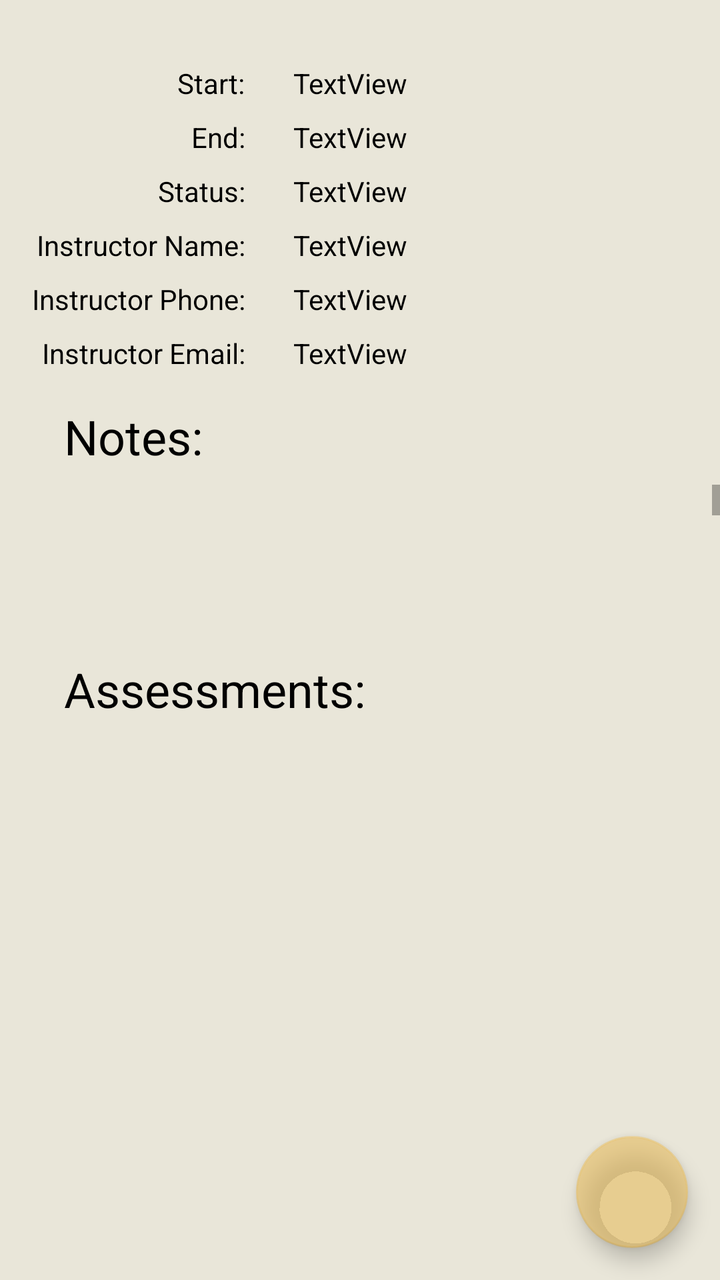
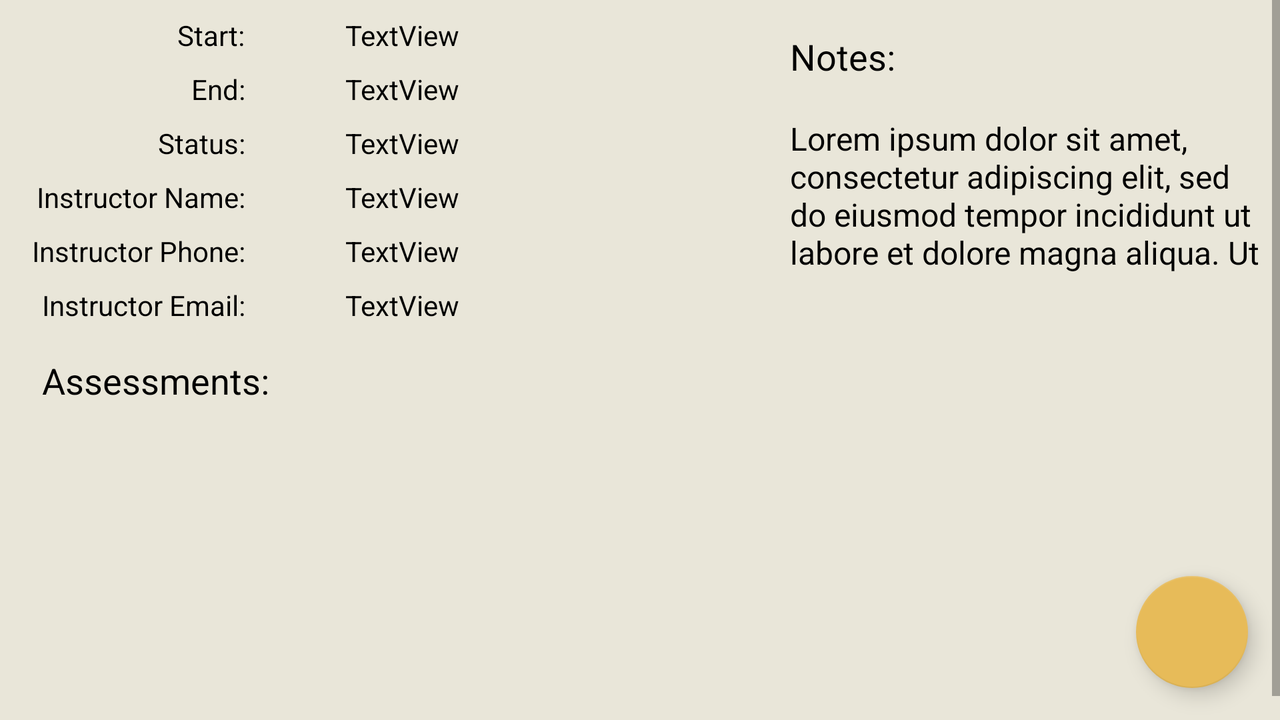

Two renders of one Android screen. The first uses the default layout on a phone; the second uses the alternative layout the repository ships for a different screen configuration, on a matching device. The two XML files are below.
<!-- AndroidManifest.xml: application theme Theme.C196_StudentCourseTracker_RonMercier -->
<!-- res/layout/activity_course_detail.xml -->
<?xml version="1.0" encoding="utf-8"?>
<androidx.coordinatorlayout.widget.CoordinatorLayout xmlns:android="http://schemas.android.com/apk/res/android"
    xmlns:app="http://schemas.android.com/apk/res-auto"

    android:id="@+id/courseDetailActivityLayout"
    android:layout_width="match_parent"
    android:layout_height="match_parent">

    <com.google.android.material.appbar.AppBarLayout
        android:id="@+id/appbar"
        android:layout_width="match_parent"
        android:layout_height="wrap_content" />


    <androidx.constraintlayout.widget.ConstraintLayout
        android:id="@+id/termDetailFrameLayout"
        android:layout_width="match_parent"
        android:layout_height="match_parent"
        android:background="#E9E6D9">

        <TextView
            android:id="@+id/assessmentTypeLabel"
            android:layout_width="wrap_content"
            android:layout_height="wrap_content"
            android:layout_marginTop="32dp"
            android:text="@string/start"
            android:textColor="#000"
            app:layout_constraintEnd_toEndOf="@+id/courseInstructorPhoneLabel"
            app:layout_constraintTop_toTopOf="parent" />

        <TextView
            android:id="@+id/assessmentEditDateLabel"
            android:layout_width="wrap_content"
            android:layout_height="wrap_content"
            android:layout_marginTop="8dp"
            android:text="@string/end"
            android:textColor="#000"
            app:layout_constraintEnd_toEndOf="@+id/assessmentTypeLabel"
            app:layout_constraintTop_toBottomOf="@+id/assessmentTypeLabel" />

        <TextView
            android:id="@+id/assessmentTypeTextView"
            android:layout_width="wrap_content"
            android:layout_height="wrap_content"
            android:layout_marginStart="24dp"
            android:text="@string/textview"
            android:textColor="#000"
            app:layout_constraintBottom_toBottomOf="@+id/assessmentTypeLabel"
            app:layout_constraintStart_toEndOf="@+id/assessmentTypeLabel"
            app:layout_constraintTop_toTopOf="@+id/assessmentTypeLabel" />

        <TextView
            android:id="@+id/assessmentDateText"
            android:layout_width="wrap_content"
            android:layout_height="wrap_content"
            android:layout_marginStart="24dp"
            android:text="@string/textview"
            android:textColor="#000"
            app:layout_constraintBottom_toBottomOf="@+id/assessmentEditDateLabel"
            app:layout_constraintStart_toEndOf="@+id/assessmentEditDateLabel"
            app:layout_constraintTop_toTopOf="@+id/assessmentEditDateLabel" />

        <TextView
            android:id="@+id/courseStatusLabel"
            android:layout_width="wrap_content"
            android:layout_height="wrap_content"
            android:layout_marginTop="8dp"
            android:text="@string/status"
            android:textColor="#000"
            app:layout_constraintEnd_toEndOf="@+id/assessmentEditDateLabel"
            app:layout_constraintTop_toBottomOf="@+id/assessmentEditDateLabel" />

        <TextView
            android:id="@+id/courseStatusTextView"
            android:layout_width="wrap_content"
            android:layout_height="wrap_content"
            android:layout_marginStart="24dp"
            android:text="@string/textview"
            android:textColor="#000"
            app:layout_constraintBottom_toBottomOf="@+id/courseStatusLabel"
            app:layout_constraintStart_toEndOf="@+id/courseStatusLabel"
            app:layout_constraintTop_toTopOf="@+id/courseStatusLabel" />

        <TextView
            android:id="@+id/CourseNotesLabel"
            android:layout_width="wrap_content"
            android:layout_height="wrap_content"
            android:layout_marginStart="32dp"
            android:layout_marginTop="16dp"
            android:text="@string/notes"
            android:textColor="#000"
            android:textSize="24sp"
            app:layout_constraintStart_toStartOf="parent"
            app:layout_constraintTop_toBottomOf="@+id/courseInstructorEmailLabel" />

        <ScrollView
            android:id="@+id/scrollView2"
            android:layout_width="match_parent"
            android:layout_height="70dp"
            android:layout_marginTop="8dp"
            app:layout_constraintTop_toBottomOf="@+id/CourseNotesLabel">

            <LinearLayout
                android:layout_width="match_parent"
                android:layout_height="wrap_content"
                android:orientation="vertical">

                <TextView
                    android:id="@+id/courseNoteTextView"
                    android:layout_width="match_parent"
                    android:layout_height="320dp"
                    android:paddingLeft="10dp"
                    android:paddingTop="10dp"
                    android:paddingRight="10dp"
                    android:paddingBottom="10dp"
                    android:text=""
                    android:textColor="#000"
                    android:textSize="18sp" />
            </LinearLayout>
        </ScrollView>

        <TextView
            android:id="@+id/termCoursesLabel"
            android:layout_width="wrap_content"
            android:layout_height="wrap_content"
            android:layout_marginTop="16dp"
            android:text="@string/assessments"
            android:textColor="#000"
            android:textSize="24sp"
            app:layout_constraintStart_toStartOf="@+id/CourseNotesLabel"
            app:layout_constraintTop_toBottomOf="@+id/scrollView2" />

        <androidx.recyclerview.widget.RecyclerView
            android:id="@+id/courseAssessmentRecyclerView"
            android:layout_width="match_parent"
            android:layout_height="140dp"
            android:layout_marginTop="8dp"
            app:layout_constraintBottom_toBottomOf="parent"
            app:layout_constraintEnd_toEndOf="parent"
            app:layout_constraintHorizontal_bias="0.0"
            app:layout_constraintStart_toStartOf="parent"
            app:layout_constraintTop_toBottomOf="@+id/termCoursesLabel"
            app:layout_constraintVertical_bias="0.0" />

        <TextView
            android:id="@+id/courseInstructorNameLabel"
            android:layout_width="wrap_content"
            android:layout_height="wrap_content"
            android:layout_marginTop="8dp"
            android:text="Instructor Name:"
            android:textColor="#000"
            app:layout_constraintEnd_toEndOf="@+id/courseStatusLabel"
            app:layout_constraintTop_toBottomOf="@+id/courseStatusLabel" />

        <TextView
            android:id="@+id/courseInstructorPhoneLabel"
            android:layout_width="wrap_content"
            android:layout_height="wrap_content"
            android:layout_marginStart="16dp"
            android:layout_marginTop="8dp"
            android:text="Instructor Phone:"
            android:textColor="#000"
            app:layout_constraintStart_toStartOf="parent"
            app:layout_constraintTop_toBottomOf="@+id/courseInstructorNameLabel" />

        <TextView
            android:id="@+id/courseInstructorNameTextView"
            android:layout_width="wrap_content"
            android:layout_height="wrap_content"
            android:layout_marginStart="24dp"
            android:text="TextView"
            android:textColor="#000"
            app:layout_constraintBottom_toBottomOf="@+id/courseInstructorNameLabel"
            app:layout_constraintStart_toEndOf="@+id/courseInstructorNameLabel"
            app:layout_constraintTop_toTopOf="@+id/courseInstructorNameLabel" />

        <TextView
            android:id="@+id/courseInstructorPhoneTextView"
            android:layout_width="wrap_content"
            android:layout_height="wrap_content"
            android:layout_marginStart="24dp"
            android:text="TextView"
            android:textColor="#000"
            app:layout_constraintBottom_toBottomOf="@+id/courseInstructorPhoneLabel"
            app:layout_constraintStart_toEndOf="@+id/courseInstructorPhoneLabel"
            app:layout_constraintTop_toTopOf="@+id/courseInstructorPhoneLabel" />

        <TextView
            android:id="@+id/courseInstructorEmailLabel"
            android:layout_width="wrap_content"
            android:layout_height="wrap_content"
            android:layout_marginTop="8dp"
            android:text="Instructor Email:"
            android:textColor="#000"
            app:layout_constraintEnd_toEndOf="@+id/courseInstructorPhoneLabel"
            app:layout_constraintTop_toBottomOf="@+id/courseInstructorPhoneLabel" />

        <TextView
            android:id="@+id/courseInstructorEmailTextView"
            android:layout_width="wrap_content"
            android:layout_height="wrap_content"
            android:layout_marginStart="24dp"
            android:text="TextView"
            android:textColor="#000"
            app:layout_constraintBottom_toBottomOf="@+id/courseInstructorEmailLabel"
            app:layout_constraintStart_toEndOf="@+id/courseInstructorEmailLabel"
            app:layout_constraintTop_toTopOf="@+id/courseInstructorEmailLabel" />

        <ImageButton
            android:id="@+id/notifyStartBtn"
            android:layout_width="wrap_content"
            android:layout_height="wrap_content"
            android:layout_marginStart="8dp"
            android:background="@drawable/ic_baseline_notifications_active_24"
            android:backgroundTint="#40E7BB59"

            app:layout_constraintBottom_toBottomOf="@+id/assessmentTypeTextView"
            app:layout_constraintStart_toEndOf="@+id/assessmentTypeTextView"
            app:layout_constraintTop_toTopOf="@+id/assessmentTypeTextView"
            app:srcCompat="@drawable/ic_baseline_notifications_active_24" />

        <ImageButton
            android:id="@+id/notifyEndBtn"
            android:layout_width="wrap_content"
            android:layout_height="wrap_content"
            android:layout_marginStart="8dp"
            android:background="@drawable/ic_baseline_notifications_active_24"
            android:backgroundTint="@color/almostWhite"
            app:layout_constraintBottom_toBottomOf="@+id/assessmentDateText"
            app:layout_constraintStart_toEndOf="@+id/assessmentDateText"
            app:layout_constraintTop_toTopOf="@+id/assessmentDateText"
            app:srcCompat="@drawable/ic_baseline_notifications_active_24" />

    </androidx.constraintlayout.widget.ConstraintLayout>

    <com.google.android.material.floatingactionbutton.FloatingActionButton
        android:id="@+id/editAssessmentFAB"
        android:layout_width="wrap_content"
        android:layout_height="wrap_content"
        android:layout_gravity="bottom|end"
        android:layout_margin="16dp"
        android:src="@drawable/ic_baseline_edit_36"
        app:backgroundTint="#90E7BB59" />
</androidx.coordinatorlayout.widget.CoordinatorLayout>
<!-- resources referenced by this layout -->
<resources>
  <color name="almostWhite">#DDDDDD</color>
  <string name="assessments">Assessments:</string>
  <string name="end">End:</string>
  <string name="notes">Notes:</string>
  <string name="start">Start:</string>
  <string name="status">Status:</string>
  <string name="textview">TextView</string>
  <style name="Theme.C196_StudentCourseTracker_RonMercier" parent="Theme.MaterialComponents.DayNight.DarkActionBar">
          
          <item name="colorPrimary">@color/primaryDarkColor</item>
          <item name="colorPrimaryVariant">@color/primaryLightColor</item>
          <item name="colorOnPrimary">@color/darkBG</item>
          
          <item name="colorSecondary">@color/secondaryDarkColor</item>
          <item name="colorSecondaryVariant">@color/secondaryLightColor</item>
          <item name="colorOnSecondary">@color/darkBG</item>
          
          <item name="android:statusBarColor" tools:targetApi="l">?attr/colorPrimaryVariant</item>
          
      </style>
  <color name="primaryDarkColor">#4486A1</color>
  <color name="primaryLightColor">#e5ffff</color>
  <color name="darkBG">#1B1B1B</color>
  <color name="secondaryDarkColor">#94af76</color>
  <color name="secondaryLightColor">#f8ffd7</color>
</resources>
<!-- res/layout-land/activity_course_detail.xml (the repository's variant of the layout above) -->
<!-- drawn on the phone turned sideways -->
<?xml version="1.0" encoding="utf-8"?>
<androidx.coordinatorlayout.widget.CoordinatorLayout xmlns:android="http://schemas.android.com/apk/res/android"
    xmlns:app="http://schemas.android.com/apk/res-auto"
    xmlns:tools="http://schemas.android.com/tools"

    android:id="@+id/courseDetailActivityLayout"
    android:layout_width="match_parent"
    android:layout_height="match_parent">

    <com.google.android.material.appbar.AppBarLayout
        android:id="@+id/appbar"
        android:layout_width="match_parent"
        android:layout_height="wrap_content">

    </com.google.android.material.appbar.AppBarLayout>


    <ScrollView
        android:id="@+id/scrollViewBase"
        android:layout_width="match_parent"
        android:layout_height="match_parent"
        tools:ignore="SpeakableTextPresentCheck">

        <LinearLayout
            android:layout_width="match_parent"
            android:layout_height="wrap_content"
            android:orientation="vertical" >

            <androidx.constraintlayout.widget.ConstraintLayout
                android:id="@+id/termDetailFrameLayout"
                android:layout_width="match_parent"
                android:layout_height="match_parent"
                android:background="#E9E6D9">

                <ScrollView
                    android:id="@+id/scrollView2"
                    android:layout_width="265dp"
                    android:layout_height="198dp"
                    android:layout_marginTop="8dp"
                    app:layout_constraintEnd_toEndOf="parent"
                    app:layout_constraintTop_toBottomOf="@+id/CourseNotesLabel">

                    <LinearLayout
                        android:layout_width="match_parent"
                        android:layout_height="wrap_content"
                        android:orientation="vertical">

                        <TextView
                            android:id="@+id/courseNoteTextView"
                            android:layout_width="300dp"
                            android:layout_height="100dp"
                            android:paddingLeft="20dp"
                            android:paddingTop="10dp"
                            android:paddingRight="10dp"
                            android:paddingBottom="10dp"
                            android:text="@string/lorem"
                            android:textColor="#000"
                            android:textSize="16sp" />
                    </LinearLayout>
                </ScrollView>

                <TextView
                    android:id="@+id/assessmentTypeLabel"
                    android:layout_width="wrap_content"
                    android:layout_height="wrap_content"
                    android:layout_marginTop="8dp"
                    android:text="@string/start"
                    android:textColor="#000"
                    app:layout_constraintEnd_toEndOf="@+id/courseInstructorPhoneLabel"
                    app:layout_constraintTop_toTopOf="parent" />

                <TextView
                    android:id="@+id/assessmentEditDateLabel"
                    android:layout_width="wrap_content"
                    android:layout_height="wrap_content"
                    android:layout_marginTop="8dp"
                    android:text="@string/end"
                    android:textColor="#000"
                    app:layout_constraintEnd_toEndOf="@+id/assessmentTypeLabel"
                    app:layout_constraintTop_toBottomOf="@+id/assessmentTypeLabel" />

                <TextView
                    android:id="@+id/assessmentTypeTextView"
                    android:layout_width="wrap_content"
                    android:layout_height="wrap_content"
                    android:layout_marginStart="50dp"
                    android:text="@string/textview"
                    android:textColor="#000"
                    app:layout_constraintBottom_toBottomOf="@+id/assessmentTypeLabel"
                    app:layout_constraintStart_toEndOf="@+id/assessmentTypeLabel"
                    app:layout_constraintTop_toTopOf="@+id/assessmentTypeLabel" />

                <TextView
                    android:id="@+id/assessmentDateText"
                    android:layout_width="wrap_content"
                    android:layout_height="wrap_content"
                    android:layout_marginStart="50dp"
                    android:text="@string/textview"
                    android:textColor="#000"
                    app:layout_constraintBottom_toBottomOf="@+id/assessmentEditDateLabel"
                    app:layout_constraintStart_toEndOf="@+id/assessmentEditDateLabel"
                    app:layout_constraintTop_toTopOf="@+id/assessmentEditDateLabel" />

                <TextView
                    android:id="@+id/courseStatusLabel"
                    android:layout_width="wrap_content"
                    android:layout_height="wrap_content"
                    android:layout_marginTop="8dp"
                    android:text="@string/status"
                    android:textColor="#000"
                    app:layout_constraintEnd_toEndOf="@+id/assessmentEditDateLabel"
                    app:layout_constraintTop_toBottomOf="@+id/assessmentEditDateLabel" />

                <TextView
                    android:id="@+id/courseStatusTextView"
                    android:layout_width="wrap_content"
                    android:layout_height="wrap_content"
                    android:layout_marginStart="50dp"
                    android:text="@string/textview"
                    android:textColor="#000"
                    app:layout_constraintBottom_toBottomOf="@+id/courseStatusLabel"
                    app:layout_constraintStart_toEndOf="@+id/courseStatusLabel"
                    app:layout_constraintTop_toTopOf="@+id/courseStatusLabel" />

                <TextView
                    android:id="@+id/CourseNotesLabel"
                    android:layout_width="wrap_content"
                    android:layout_height="wrap_content"
                    android:layout_marginStart="20dp"
                    android:layout_marginTop="16dp"
                    android:layout_marginEnd="16dp"
                    android:text="@string/notes"
                    android:textColor="#000"
                    android:textSize="18sp"
                    app:layout_constraintEnd_toEndOf="parent"
                    app:layout_constraintHorizontal_bias="0.0"
                    app:layout_constraintStart_toStartOf="@+id/scrollView2"
                    app:layout_constraintTop_toTopOf="parent" />

                <TextView
                    android:id="@+id/termCoursesLabel"
                    android:layout_width="wrap_content"
                    android:layout_height="wrap_content"
                    android:layout_marginTop="16dp"
                    android:text="@string/assessments"
                    android:textColor="#000"
                    android:textSize="18sp"
                    app:layout_constraintStart_toStartOf="@+id/courseInstructorEmailLabel"
                    app:layout_constraintTop_toBottomOf="@+id/courseInstructorEmailLabel" />

                <androidx.recyclerview.widget.RecyclerView
                    android:id="@+id/courseAssessmentRecyclerView"
                    android:layout_width="657dp"
                    android:layout_height="162dp"
                    android:layout_marginStart="50dp"
                    android:layout_marginTop="8dp"
                    android:layout_marginEnd="8dp"
                    app:layout_constraintBottom_toBottomOf="parent"
                    app:layout_constraintEnd_toStartOf="@+id/scrollView2"
                    app:layout_constraintHorizontal_bias="0.065"
                    app:layout_constraintStart_toStartOf="parent"
                    app:layout_constraintTop_toBottomOf="@+id/termCoursesLabel"
                    app:layout_constraintVertical_bias="0.0" />

                <TextView
                    android:id="@+id/courseInstructorNameLabel"
                    android:layout_width="wrap_content"
                    android:layout_height="wrap_content"
                    android:layout_marginTop="8dp"
                    android:text="Instructor Name:"
                    android:textColor="#000"
                    app:layout_constraintEnd_toEndOf="@+id/courseStatusLabel"
                    app:layout_constraintTop_toBottomOf="@+id/courseStatusLabel" />

                <TextView
                    android:id="@+id/courseInstructorPhoneLabel"
                    android:layout_width="wrap_content"
                    android:layout_height="wrap_content"
                    android:layout_marginStart="16dp"
                    android:layout_marginTop="8dp"
                    android:text="Instructor Phone:"
                    android:textColor="#000"
                    app:layout_constraintStart_toStartOf="parent"
                    app:layout_constraintTop_toBottomOf="@+id/courseInstructorNameLabel" />

                <TextView
                    android:id="@+id/courseInstructorNameTextView"
                    android:layout_width="wrap_content"
                    android:layout_height="wrap_content"
                    android:layout_marginStart="50dp"
                    android:text="TextView"
                    android:textColor="#000"
                    app:layout_constraintBottom_toBottomOf="@+id/courseInstructorNameLabel"
                    app:layout_constraintStart_toEndOf="@+id/courseInstructorNameLabel"
                    app:layout_constraintTop_toTopOf="@+id/courseInstructorNameLabel" />

                <TextView
                    android:id="@+id/courseInstructorPhoneTextView"
                    android:layout_width="wrap_content"
                    android:layout_height="wrap_content"
                    android:layout_marginStart="50dp"
                    android:text="TextView"
                    android:textColor="#000"
                    app:layout_constraintBottom_toBottomOf="@+id/courseInstructorPhoneLabel"
                    app:layout_constraintStart_toEndOf="@+id/courseInstructorPhoneLabel"
                    app:layout_constraintTop_toTopOf="@+id/courseInstructorPhoneLabel" />

                <TextView
                    android:id="@+id/courseInstructorEmailLabel"
                    android:layout_width="wrap_content"
                    android:layout_height="wrap_content"
                    android:layout_marginTop="8dp"
                    android:text="Instructor Email:"
                    android:textColor="#000"
                    app:layout_constraintEnd_toEndOf="@+id/courseInstructorPhoneLabel"
                    app:layout_constraintTop_toBottomOf="@+id/courseInstructorPhoneLabel" />

                <TextView
                    android:id="@+id/courseInstructorEmailTextView"
                    android:layout_width="wrap_content"
                    android:layout_height="wrap_content"
                    android:layout_marginStart="50dp"
                    android:text="TextView"
                    android:textColor="#000"
                    app:layout_constraintBottom_toBottomOf="@+id/courseInstructorEmailLabel"
                    app:layout_constraintStart_toEndOf="@+id/courseInstructorEmailLabel"
                    app:layout_constraintTop_toTopOf="@+id/courseInstructorEmailLabel" />

                <ImageButton
                    android:id="@+id/notifyStartBtn"
                    android:layout_width="wrap_content"
                    android:layout_height="wrap_content"
                    android:layout_marginStart="8dp"
                    android:background="@drawable/ic_baseline_notifications_active_24"
                    android:backgroundTint="#40E7BB59"

                    app:layout_constraintBottom_toBottomOf="@+id/assessmentTypeTextView"
                    app:layout_constraintStart_toEndOf="@+id/assessmentTypeTextView"
                    app:layout_constraintTop_toTopOf="@+id/assessmentTypeTextView"
                    app:srcCompat="@drawable/ic_baseline_notifications_active_24" />

                <ImageButton
                    android:id="@+id/notifyEndBtn"
                    android:layout_width="wrap_content"
                    android:layout_height="wrap_content"
                    android:layout_marginStart="8dp"
                    android:background="@drawable/ic_baseline_notifications_active_24"
                    android:backgroundTint="@color/almostWhite"
                    app:layout_constraintBottom_toBottomOf="@+id/assessmentDateText"
                    app:layout_constraintStart_toEndOf="@+id/assessmentDateText"
                    app:layout_constraintTop_toTopOf="@+id/assessmentDateText"
                    app:srcCompat="@drawable/ic_baseline_notifications_active_24" />

            </androidx.constraintlayout.widget.ConstraintLayout>
        </LinearLayout>
    </ScrollView>

    <com.google.android.material.floatingactionbutton.FloatingActionButton
        android:id="@+id/editAssessmentFAB"
        android:layout_width="wrap_content"
        android:layout_height="wrap_content"
        android:layout_gravity="bottom|end"
        android:layout_margin="16dp"
        android:src="@drawable/ic_baseline_edit_36"
        app:backgroundTint="#E7BB59"
        tools:ignore="SpeakableTextPresentCheck" />

</androidx.coordinatorlayout.widget.CoordinatorLayout>
<!-- resources referenced by the variant -->
<!-- as the phone turned sideways resolves them -->
<resources>
  <color name="almostWhite">#DDDDDD</color>
  <string name="assessments">Assessments:</string>
  <string name="end">End:</string>
  <string name="lorem">
          Lorem ipsum dolor sit amet, consectetur adipiscing elit, sed do eiusmod tempor incididunt ut labore et dolore magna aliqua. Ut enim ad minim veniam, quis nostrud exercitation ullamco laboris nisi ut aliquip ex ea commodo consequat. Duis aute irure dolor in reprehenderit in voluptate velit esse cillum dolore eu fugiat nulla pariatur. Excepteur sint occaecat cupidatat non proident, sunt in culpa qui officia deserunt mollit anim id est laborum.
      </string>
  <string name="notes">Notes:</string>
  <string name="start">Start:</string>
  <string name="status">Status:</string>
  <string name="textview">TextView</string>
  <style name="Theme.C196_StudentCourseTracker_RonMercier" parent="Theme.MaterialComponents.DayNight.DarkActionBar">
          
          <item name="colorPrimary">@color/primaryDarkColor</item>
          <item name="colorPrimaryVariant">@color/primaryLightColor</item>
          <item name="colorOnPrimary">@color/darkBG</item>
          
          <item name="colorSecondary">@color/secondaryDarkColor</item>
          <item name="colorSecondaryVariant">@color/secondaryLightColor</item>
          <item name="colorOnSecondary">@color/darkBG</item>
          
          <item name="android:statusBarColor" tools:targetApi="l">?attr/colorPrimaryVariant</item>
          
      </style>
  <color name="primaryDarkColor">#4486A1</color>
  <color name="primaryLightColor">#e5ffff</color>
  <color name="darkBG">#1B1B1B</color>
  <color name="secondaryDarkColor">#94af76</color>
  <color name="secondaryLightColor">#f8ffd7</color>
</resources>
